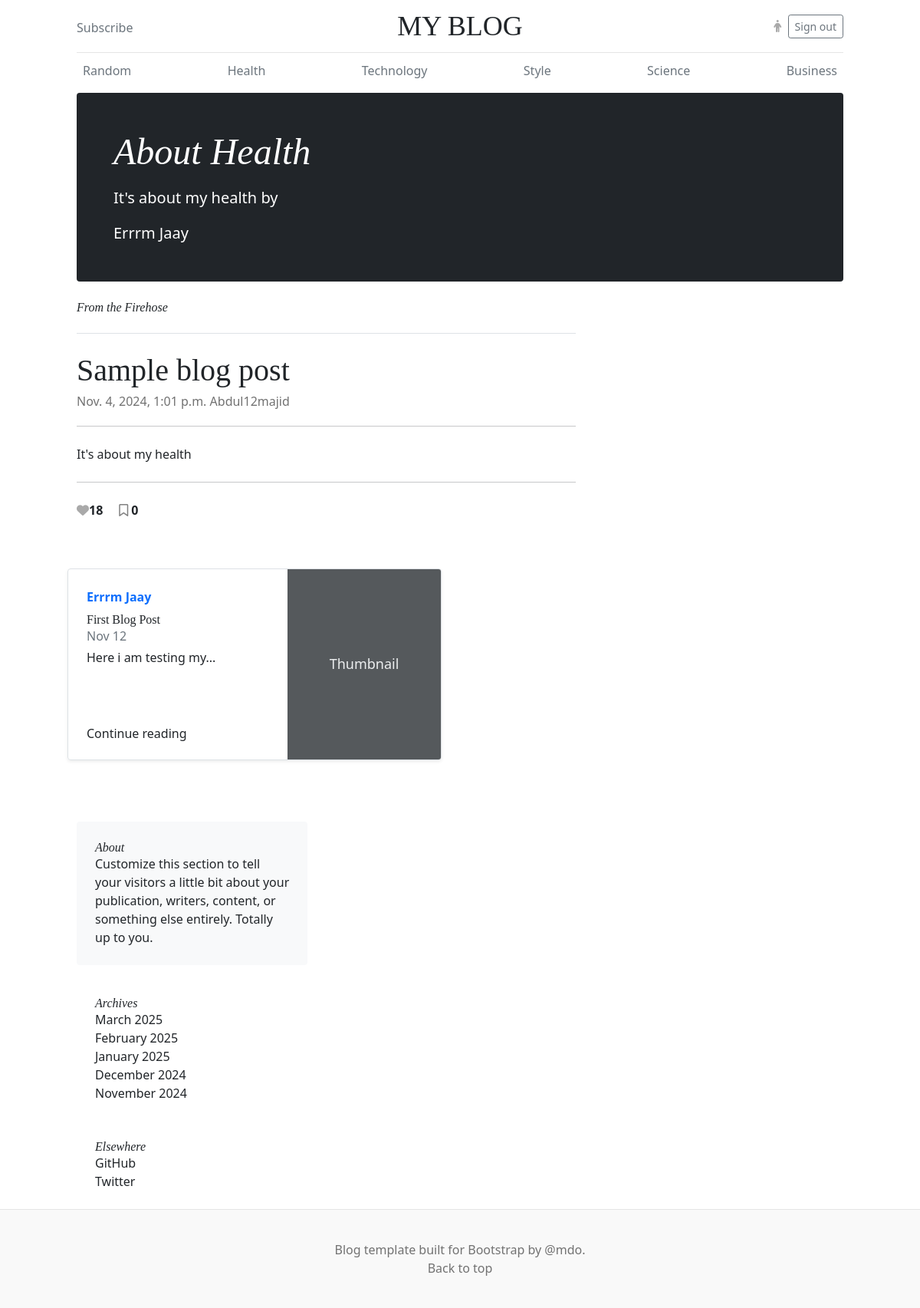
Before: /blog/about-health/ (signed in) with the older database file.
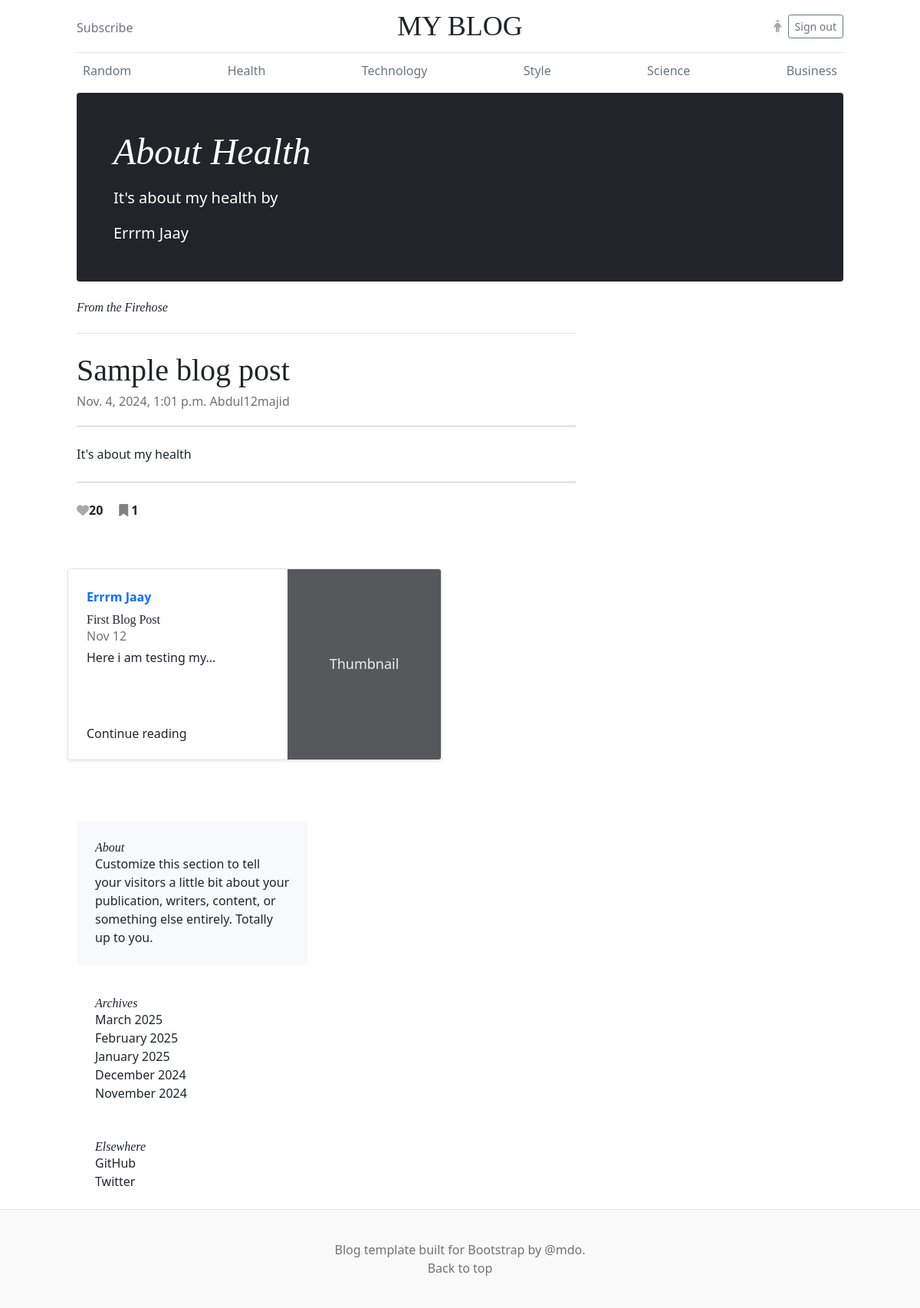
After: the same page with the newer database file.
### blog_app/models.py (models this page shows, shortened)
class Post(models.Model):
	id = models.UUIDField(primary_key=True, default=uuid.uuid4, editable=False)
	title = models.CharField(max_length=200)
	slug = models.SlugField(max_length=200, unique=True)
	author = models.ForeignKey(User, on_delete=models.CASCADE)
	content = models.TextField()
	created_at = models.DateTimeField(auto_now_add=True)
	updated_at = models.DateTimeField(auto_now=True)
	likes = models.IntegerField(default=0)
	bookmarks = models.IntegerField(default=0)
	categories = models.ForeignKey(Category, on_delete=models.CASCADE)
	is_published = models.BooleanField(default=True)
	def short_content(self):
		words = self.content.split()[:5]
		return ' '.join(words) + '...' if len(words) == 5 else ' '.join(words)

### blog_app/views.py (the view)
# urls.py: path('blog/<slug:slug>/', views.post_detail, name='post_detail'),
def post_detail(request, slug):
    post = get_object_or_404(Post, slug=slug)
    post_category = post.categories
    similar_post = Post.objects.filter(categories=post_category).all().exclude(id=post.id)
    user_profile = request.user.profile
    liked_post = user_profile.liked_post.all()
    saved_post = user_profile.bookmarked.all()
    context = {
    	'post': post,
    	'user_profile': user_profile,
    	"liked_post": liked_post,
    	"saved_post": saved_post,
    	'similar_post':similar_post,
    }
    return render(request, 'pages/post_detail.html', context)

### htmx_app/urls.py (called while the page is built)
    def to_url(self, value):
        return str(value)

### blog_app/templates/pages/post_detail.html
{% extends 'base.html' %}
{% block title %}
MY BLOG
{% endblock %}
{% block top_blog %}
<h1 class="display-4 fst-italic">{{ post.title }}</h1>
      <p class="lead my-3">{{ post.short_content }} by</p>
      <p class="lead mb-0" class="text-white fw-bold">{{ post.author.first_name}} {{ post.author.last_name}}</p>
{% endblock %}
{% block content %}
<div class="row g-5">
    <div class="col-md-8">
      <h3 class="pb-4 mb-4 fst-italic border-bottom">
        From the Firehose
      </h3>
      <article class="blog-post">
        <h2 class="blog-post-title">Sample blog post</h2>
        <p class="blog-post-meta">{{ post.created_at }}<a href="{% url 'profile' post.author.username %}"> {{ post.author.username }}</a></p>
        <hr></br>
        <p>{{ post.content }}</p></br>
        <hr></br>
        <div id="like_id">
        {% if post in liked_post  %}
        <i hx-post="{% url 'like_count2' post.id %}" hx-target="#like_id" hx-swap="innerhtml" class="fa-solid fa-heart" style="color:darkgrey;"></i><b>{{ post.likes }}</b>
        {% else %}
        <i hx-post="{% url 'like_count2' post.id %}" hx-target="#like_id" hx-swap="innerhtml" class="fa fa-heart-o" style="color:grey;"></i><b>{{ post.likes }}</b>
        {% endif %}
        {% if post in saved_post %}
        &nbsp; &nbsp; <i hx-post="{% url 'bookmark' post.id %}" hx-target="#like_id" hx-swap="innerhtml" class="fa fa-bookmark" style="color:grey;"></i>&nbsp;<b>{{ post.bookmarks }}</b>
        {% else %}
        &nbsp; &nbsp; <i hx-post="{% url 'bookmark' post.id %}" hx-target="#like_id" hx-swap="innerhtml" class="fa fa-bookmark-o" style="color:grey;"></i>&nbsp;<b>{{ post.bookmarks }}</b>
        {% endif %}
        </div>
      </article>
</div>
<div class="row mb-2">
  {% for post in similar_post %}
    <div class="col-md-6">
      <div class="row g-0 border rounded overflow-hidden flex-md-row mb-4 shadow-sm h-md-250 position-relative">
        <div class="col p-4 d-flex flex-column position-static">
          <strong class="d-inline-block mb-2 text-primary">{{post.author.first_name }} {{ post.author.last_name}} </strong>
          <h3 class="mb-0">{{ post.title }}</h3>
          <div class="mb-1 text-muted">Nov 12</div>
          <p class="card-text mb-auto">{{ post.short_content }}</p>
          <a href="{% url 'post_detail' slug=post.slug %}" class="stretched-link">Continue reading</a>
        </div>
        <div class="col-auto d-none d-lg-block">
          <svg class="bd-placeholder-img" width="200" height="250" xmlns="http://www.w3.org/2000/svg" role="img" aria-label="Placeholder: Thumbnail" preserveAspectRatio="xMidYMid slice" focusable="false"><title>Placeholder</title><rect width="100%" height="100%" fill="#55595c"/><text x="50%" y="50%" fill="#eceeef" dy=".3em">Thumbnail</text></svg>
        </div>
      </div>
    </div>
    {% endfor %}
</div>
{% endblock %}

### blog_app/templates/base.html (shortened to what this page needs)
<!doctype html>
{% load static %}
{% load django_htmx %}
<html lang="en">
  <head>
    <link href="{% static 'css/bootstrap.min.css' %}" rel="stylesheet">
    <link href="{% static 'css/blog.css' %}" rel="stylesheet">
    <link href="https://cdn.jsdelivr.net/npm/flowbite@2.5.2/dist/flowbite.min.css" rel="stylesheet" />
  </head>
  <body>
<div class="container">
  <header class="blog-header py-3">
    <div class="row flex-nowrap justify-content-between align-items-center">
      <div class="col-4 pt-1">
        <a class="link-secondary" href="#">Subscribe</a>
      </div>
      <div class="col-4 text-center">
        <a class="blog-header-logo text-dark" href="#">{% block title %} {% endblock %}</a>
      </div>
      <div class="col-4 d-flex justify-content-end align-items-center">
        {% if user.is_authenticated %}
        <a class="link-secondary" href="#" aria-label="Search">
          <i class="fa fa-person" style="color:darkgrey;"></i>
        </a> &nbsp;&nbsp;
        <a class="btn btn-sm btn-outline-secondary" href="{% url 'logout' %}">Sign out</a>
        {% else %}
        <a class="btn btn-sm btn-outline-secondary" href="{% url 'signin' %}">Sign in</a>
        {% endif %}
      </div>
    </div>
  </header>
{% include 'navbar.html' %}
<main class="container">
  <div class="p-4 p-md-5 mb-4 text-white rounded bg-dark">
    <div class="col-md-6 px-0">
      {% block top_blog %}
      {% endblock %}
    </div>
  </div>
{% block content %}
{% endblock %}
{% include 'sidelinks.html' %}
<footer class="blog-footer">
  <p>Blog template built for <a href="https://getbootstrap.com/">Bootstrap</a> by <a href="https://twitter.com/mdo">@mdo</a>.</p>
  <p>
    <a href="#">Back to top</a>
  </p>
</footer>
  </body>
</html>

### blog_app/templates/navbar.html
<div class="nav-scroller py-1 mb-2">
    <nav class="nav d-flex justify-content-between">
      <a class="p-2 link-secondary" href="{% url 'random' %}">Random</a>
      <a class="p-2 link-secondary" href="{% url 'health' %}">Health</a>
      <a class="p-2 link-secondary" href="{% url 'technology' %}">Technology</a>
      <a class="p-2 link-secondary" href="#">Style</a>
      <a class="p-2 link-secondary" href="#">Science</a>
      <a class="p-2 link-secondary" href="{% url 'business' %}">Business</a>
    </nav>
  </div>
</div>

### blog_app/templates/sidelinks.html
<div class="col-md-4">
      <div class="position-sticky" style="top: 2rem;">
        <div class="p-4 mb-3 bg-light rounded">
          <h4 class="fst-italic">About</h4>
          <p class="mb-0">Customize this section to tell your visitors a little bit about your publication, writers, content, or something else entirely. Totally up to you.</p>
        </div>
        <div class="p-4">
          <h4 class="fst-italic">Archives</h4>
          <ol class="list-unstyled mb-0">
            <li><a href="#">March 2025</a></li>
            <li><a href="#">February 2025</a></li>
            <li><a href="#">January 2025</a></li>
            <li><a href="#">December 2024</a></li>
            <li><a href="#">November 2024</a></li>
          </ol>
        </div>
        <div class="p-4">
          <h4 class="fst-italic">Elsewhere</h4>
          <ol class="list-unstyled">
            <li><a href="#">GitHub</a></li>
            <li><a href="#">Twitter</a></li>
          </ol>
        </div>
      </div>
    </div>
  </div>
</main>

### static/css/blog.css (style rules this page uses)
.blog-header { line-height: 1; border-bottom: 1px solid #e5e5e5; }
.blog-header-logo { font-family: "Playfair Display", Georgia, "Times New Roman", serif; font-size: 2.25rem; }
h1, h2, h3, h4, h5, h6 { font-family: "Playfair Display", Georgia, "Times New Roman", serif; }
.display-4 { font-size: 2.5rem; }
@media (min-width: 768px) { .display-4 { font-size: 3rem; } }
.nav-scroller { position: relative; z-index: 2; height: 2.75rem; overflow-y: hidden; }
.nav-scroller .nav { display: flex; flex-wrap: nowrap; padding-bottom: 1rem; margin-top: -1px; overflow-x: auto; text-align: center; white-space: nowrap; -webkit-overflow-scrolling: touch; }
@media (min-width: 768px) { .h-md-250 { height: 250px; } }
.blog-post { margin-bottom: 4rem; }
.blog-post-title { margin-bottom: .25rem; font-size: 2.5rem; }
.blog-post-meta { margin-bottom: 1.25rem; color: #727272; }
.blog-footer { padding: 2.5rem 0; color: #727272; text-align: center; background-color: #f9f9f9; border-top: .05rem solid #e5e5e5; }
.blog-footer p:last-child { margin-bottom: 0; }

### blog_app/templates/base.html (style rules this page uses)
.bd-placeholder-img { font-size: 1.125rem; text-anchor: middle; -webkit-user-select: none; -moz-user-select: none; user-select: none; }

Changed rows visible on the page:
changed Post "About Health": likes "18" → "20"; bookmarks "0" → "1"
